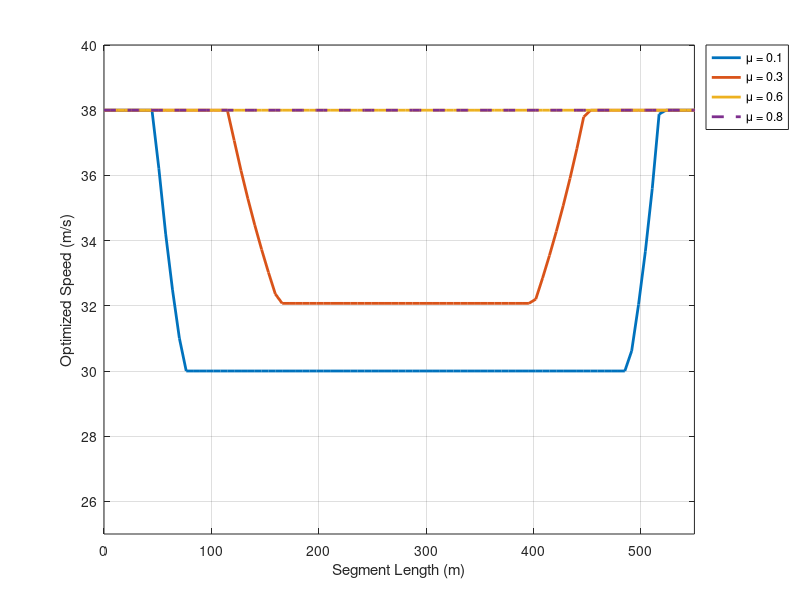
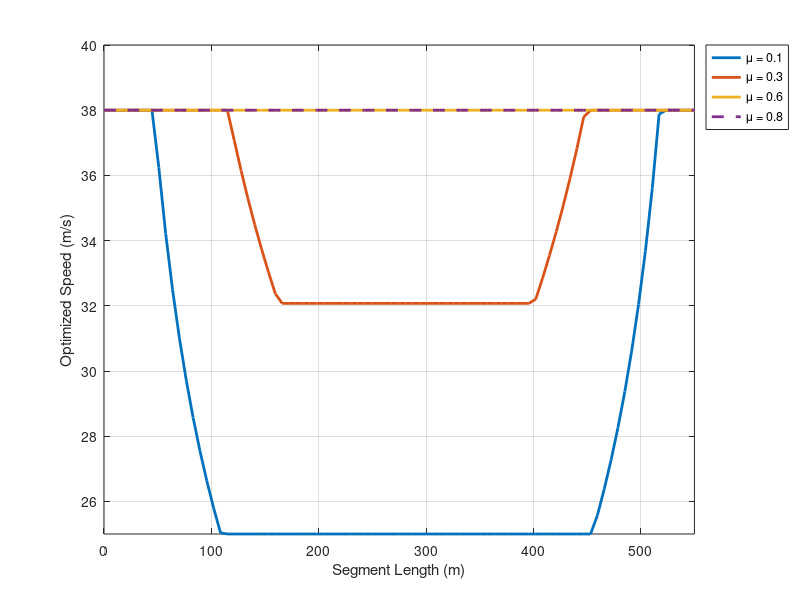

These figures' MATLAB source, in order:
clc; clear all; close all
load('OpMu8E4.mat'); OpMu8E4 = Op;
load('OpMu6E4.mat'); OpMu6E4 = Op;
load('OpMu3E4.mat'); OpMu3E4 = Op;
load('OpMu1E4.mat'); OpMu1E4 = Op;

s = linspace(0,632,numel(OpMu8E4));
plot(s, OpMu1E4,'linewidth',2);  hold on;
plot(s, OpMu3E4,'linewidth',2);
plot(s, OpMu6E4,'linewidth',2); 
plot(s, OpMu8E4,'--','linewidth',2);

legend('\mu = 0.1','\mu = 0.3',...
    '\mu = 0.6','\mu = 0.8','location','bestoutside')
xlim([0 550]);
ylim([25 40]); grid on;

xlabel('Segment Length (m)');
ylabel('Optimized Speed (m/s)');


load('OpVeDMu8E4.mat'); OpVeDMu8E4 = Op(:,2);
load('OpVeDMu6E4.mat'); OpVeDMu6E4 = Op(:,2);
load('OpVeDMu3E4.mat'); OpVeDMu3E4 = Op(:,2);
load('OpVeDMu1E4.mat'); OpVeDMu1E4 = Op(:,2);
figure
s = linspace(0,632,numel(OpMu8E4));
plot(s, OpVeDMu1E4,'linewidth',2);  hold on;
plot(s, OpVeDMu3E4,'linewidth',2);
plot(s, OpVeDMu6E4,'linewidth',2); 
plot(s, OpVeDMu8E4,'--','linewidth',2);

legend('\mu = 0.1','\mu = 0.3',...
    '\mu = 0.6','\mu = 0.8','location','bestoutside')
xlim([0 550]);
ylim([25 40]); grid on;

xlabel('Segment Length (m)');
ylabel('Optimized Speed (m/s)');